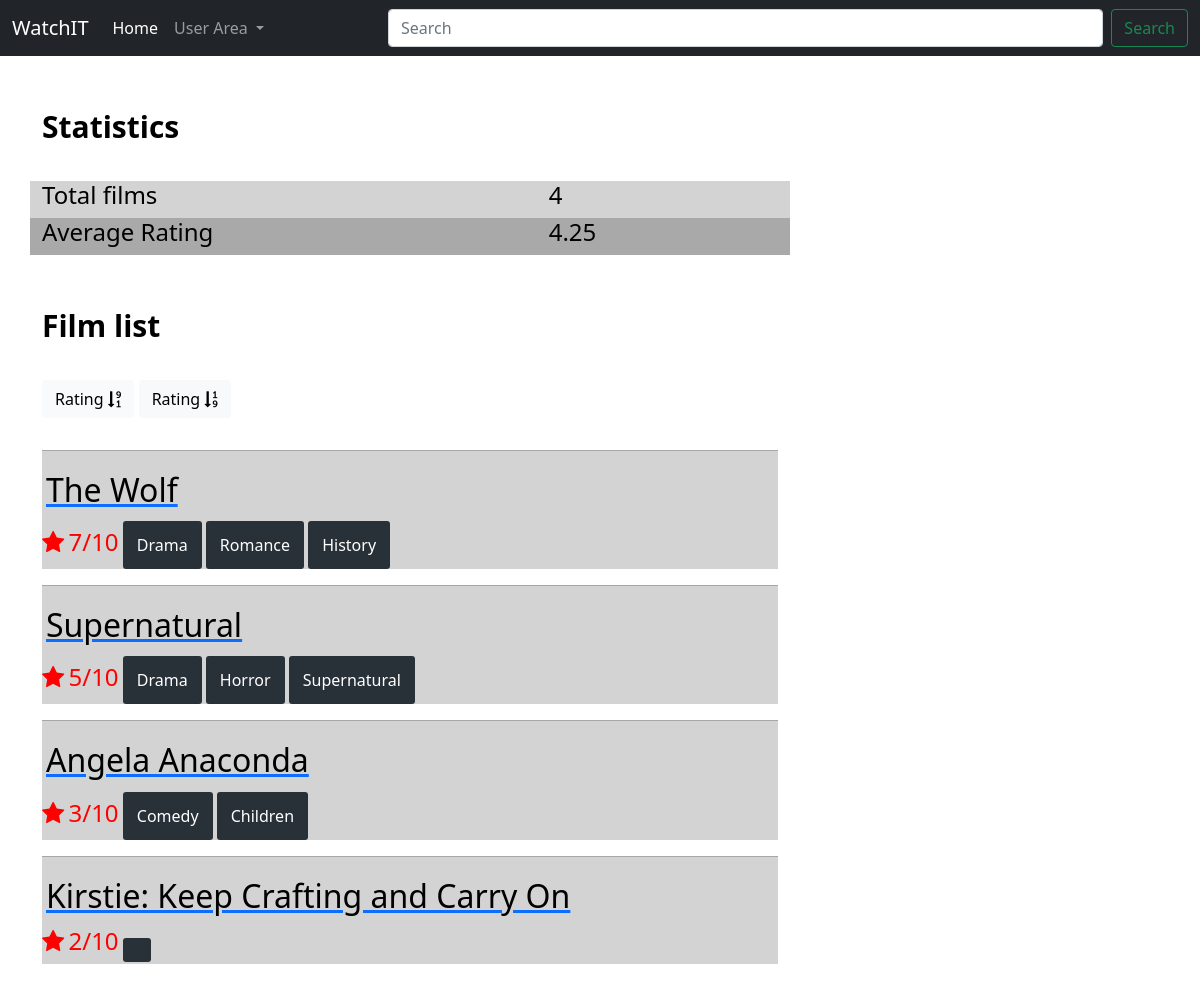
Screenshot of /profile/alder/ with the database file from the repository.
### film/models.py (models this page shows)
class UserRating(models.Model):
    user = models.ForeignKey(User, on_delete=models.CASCADE)
    show = models.ForeignKey(Show, on_delete=models.CASCADE)
    rating = models.IntegerField()
    position = models.IntegerField(default=0)

class Show(models.Model):
    showid = models.IntegerField()
    genres = models.TextField(default='')
    status = models.TextField(default=32)
    image = models.TextField(default='')
    name = models.TextField(default='')

### film/views.py (the view)
# urls.py: path('profile/', user_views.profile, name='profile'),
def profile(request, username: str = ""):
    if not username:
        return redirect('film-home')
    try:
        user = User.objects.get(username=username)
    except User.DoesNotExist:
        return redirect('film-home')
    userfilms = UserRating.objects.filter(user=user)
    total = len(userfilms)
    average = 0
    for ur in userfilms:
        average += ur.rating
    if total:
        average = round(average/total, 2)
    sort_type = request.GET.get('sort')
    if not sort_type or not sort_type.isdigit():
        sort_type = 1
    sort_type = int(sort_type)
    if sort_type == 2:
        results = UserRating.objects.filter(user=user).order_by('rating')
    else:
        results = UserRating.objects.filter(user=user).order_by('-rating')
    for result in results:
        result.show.genres = result.show.genres.split(",")
    return render(request, 'film/profile.html', {'username': username,
                                                 'title': f"{username}'s profile",
                                                 'total': total,
                                              'average': average,
                                            'sort_type': sort_type,
                                            'results': results})

### film/templates/film/profile.html (shortened to what this page needs)
{% extends "film/base.html" %}
{% block content %}
<p style="font-size:30px; color:black"><b>Statistics</b></p><pre></pre>
<div class="row overview">
    <div class="container">
  <div class="row" style="background-color:lightgrey">
      <div class="col-8"><h4 style="color:black">Total films</h4></div>
      <div class="col-4"><h4 style="color:black">{{total}}</h4></div>
  </div>
        <div class="row" style="background-color:darkgrey">
      <div class="col-8"><h4 style="color:black">Average Rating</h4></div>
      <div class="col-4"><h4 style="color:black">{{average}}</h4></div>
  </div>
<p style="font-size:30px; color:black"><b>Film list</b></p><pre></pre>
{% if sort_type == 1 %}
    <button type="button" class="btn btn-light active">Rating <span class="fa fa-sort-numeric-desc"></span></button>
{% else %}
<a href="?sort=1" class="btn btn-light">Rating <span class="fa fa-sort-numeric-desc"></span></a>
{% endif %}
{% if sort_type == 2 %}
    <button type="button" class="btn btn-light active">Rating <span class="fa fa-sort-numeric-asc"></span></button>
{% else %}
<a href="?sort=2" class="btn btn-light">Rating <span class="fa fa-sort-numeric-asc"></span></a>
{% endif %}
{% if total %}
{% for result in results %}
        <article class="media content-section" style="background-color:lightgrey">
        <hr>
          <div class="media">
    <div class="media-body">
        <a href="/show/{{result.show.showid}}"><h2 style="padding: 4px 4px; color:black" class="media-heading">{{result.show.name}}</h2> </a>
        <h4 style="display:inline-block; color:red"><span class="fa fa-star checked"></span></h4>
        <h4 style="display:inline-block; color:red">{{result.rating}}/10</h4>
        {% for genre in result.show.genres %}
        <button style="color:white; border-radius:3px; display: inline-block; padding:12px 14px; text-align:center; background-color: #283038; border: none">{{genre}}</button>
        {% endfor %}
    </div>
  </div>
        </article>
    {% endfor %}
{% else %}
<h4 style="color:#a8bdad">Empty List!</h4>
{% endif %}
    <pre>
{% endblock content %}

### rows the page displays
UserRating: show.name "The Wolf", rating "7", genres "Drama" "Romance" "History"
UserRating: show.name "Supernatural", rating "5", genres "Drama" "Horror" "Supernatural"
UserRating: show.name "Angela Anaconda", rating "3", genres "Comedy" "Children"
UserRating: show.name "Kirstie: Keep Crafting and Carry On", rating "2"

### other values shown
{{ total }} "4"
{{ average }} "4.25"
